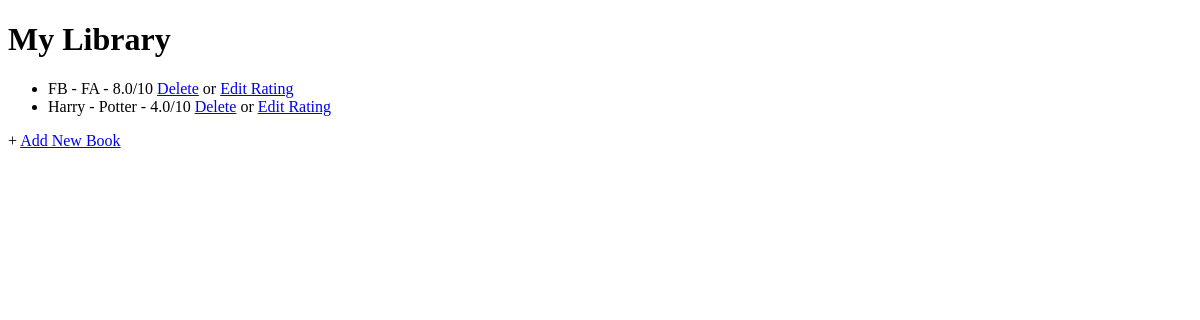
Before: / with the older database file.
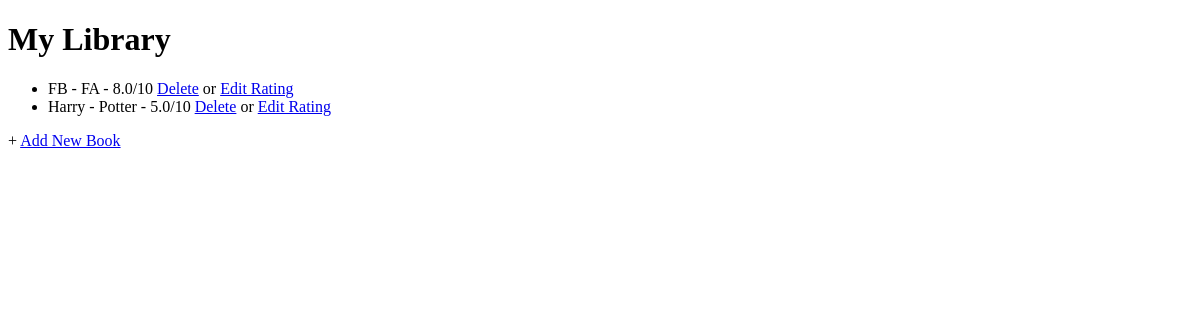
After: the same page with the newer database file.
### main.py (models this page shows, shortened)
class Book(db.Model):
    id: Mapped[int] = mapped_column(Integer, autoincrement=True, primary_key=True)
    title: Mapped[str] = mapped_column(String(250), unique=True, nullable=False)
    author: Mapped[str] = mapped_column(String(250), nullable=False)
    rating: Mapped[float] = mapped_column(Float, nullable=False)

### main.py (the view)
@app.route('/')
def home():
    result = db.session.execute(db.select(Book).order_by(Book.title))
    all_books = result.scalars().all()
    return render_template('index.html', all_books=all_books)

### templates/index.html (shortened to what this page needs)
<!DOCTYPE html>
<html lang="en">
<head>
</head>
<body>
<h1>My Library</h1>
{% if all_books %}
<ul>
    {% for book in all_books %}
    <li>{{book.title}} - {{book.author}} - {{book.rating}}/10
        <a href="{{ url_for('delete', pk=book.id) }}">Delete</a>
            or
        <a href="{{ url_for('edit', pk=book.id) }}">Edit Rating</a>
      </li>
    {% endfor %}
</ul>
+
{% else %}
<h3>Library is empty</h3>
{% endif %}
<a href="{{ url_for('add') }}">Add New Book</a>
</body>
</html>

Changed rows visible on the page:
changed Book "Harry": rating "4.0" → "5.0"
